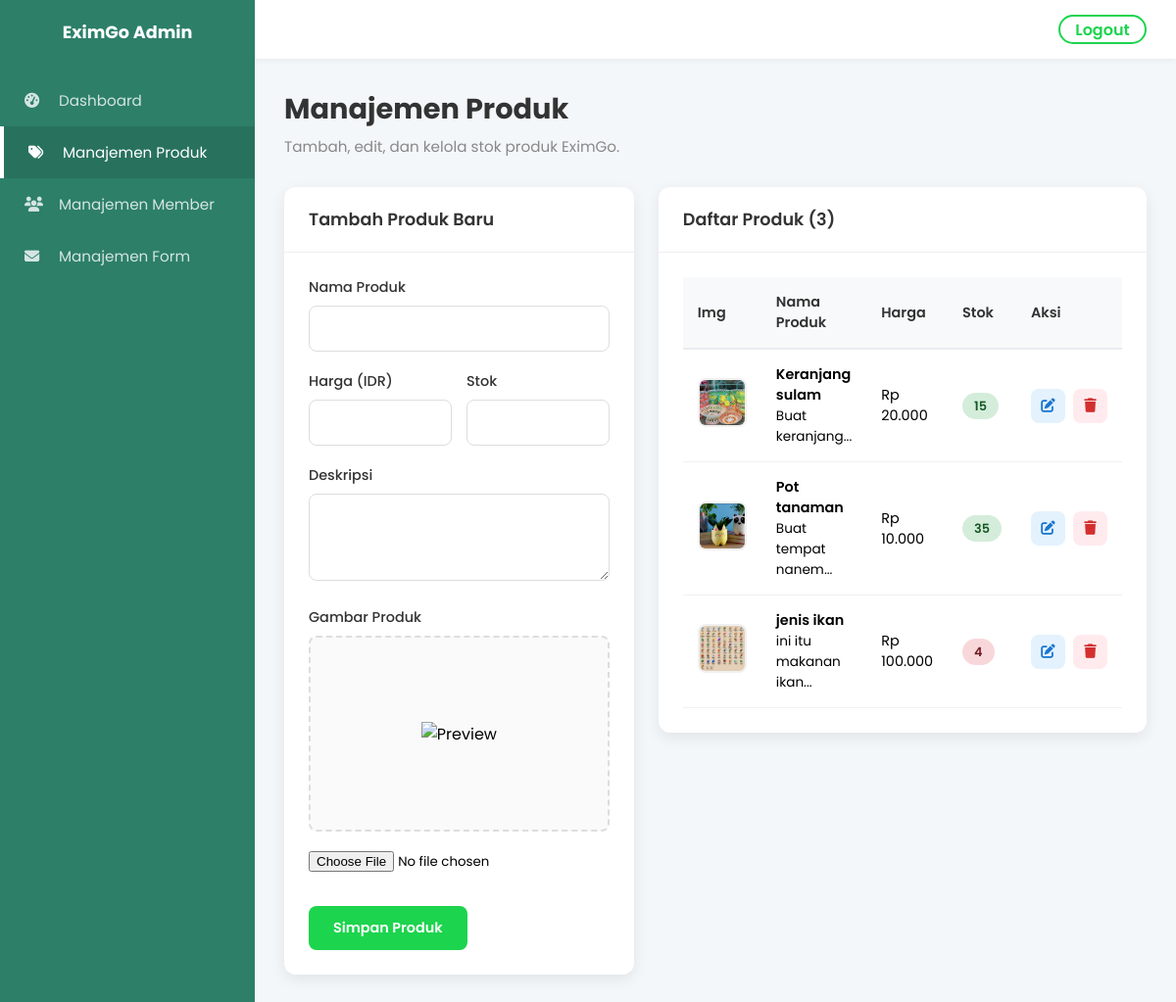
/admin/products.php (signed in), run on an earlier commit of the app's database.
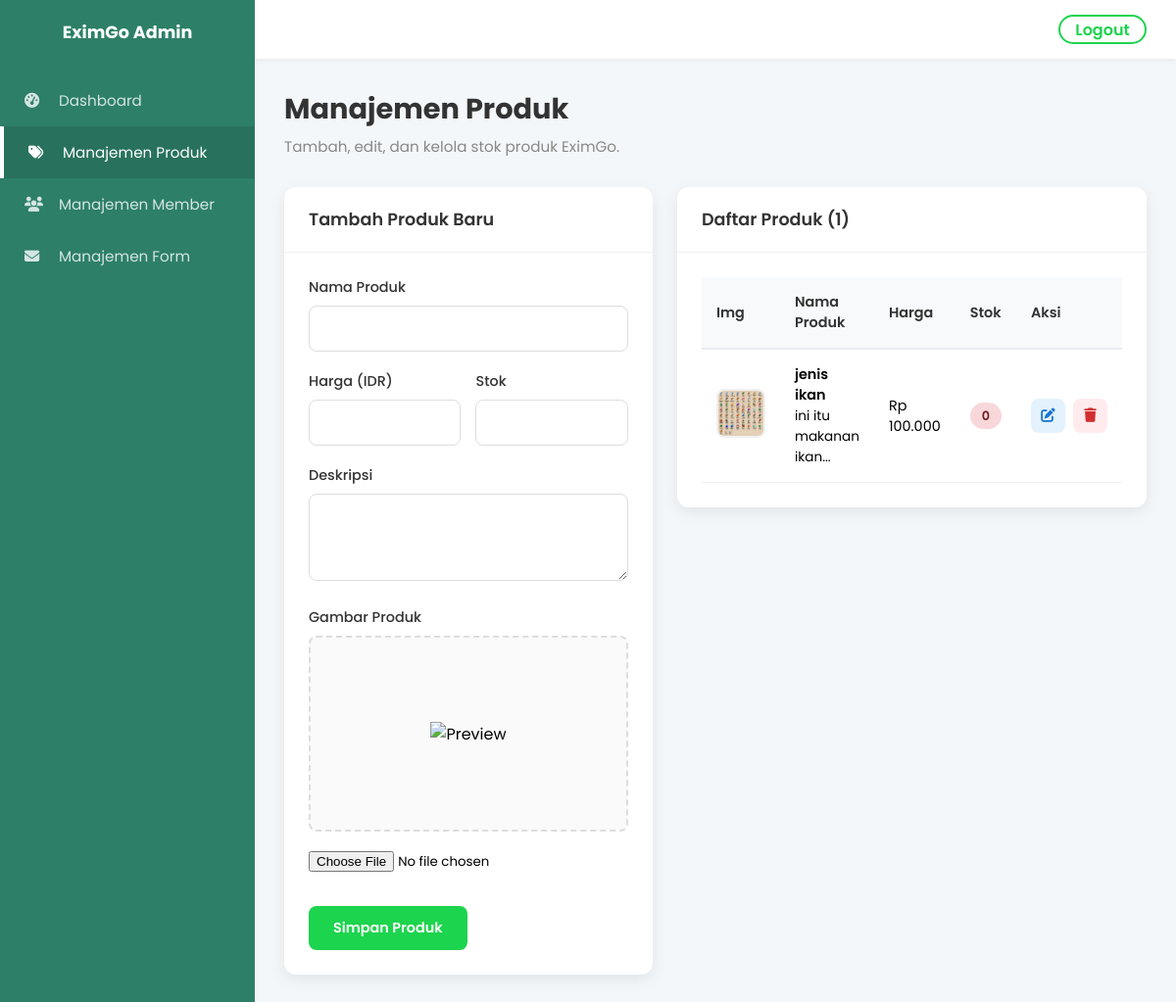
And on a later commit of the database.
### tables this page shows
CREATE TABLE `products` (
  `id` int(11) NOT NULL,
  `name` varchar(150) NOT NULL,
  `description` text DEFAULT NULL,
  `price` decimal(15,2) NOT NULL,
  `stock` int(11) NOT NULL DEFAULT 0,
  `image` varchar(255) DEFAULT NULL,
  `created_at` timestamp NOT NULL DEFAULT current_timestamp()
);

### src/admin/products.php (the view, shortened to what this page needs)
<?php
require_once '../config/database.php';
$edit_mode = false;
$product_data = null;
$products = $pdo->query("SELECT * FROM products ORDER BY id DESC")->fetchAll();
?>
<!DOCTYPE html>
<html lang="id">
<head>
    <link rel="stylesheet" href="../assets/css/products.css">
    <link rel="stylesheet" href="https://cdnjs.cloudflare.com/ajax/libs/font-awesome/6.4.0/css/all.min.css">
</head>
<body>
    <div class="dashboard-container">
        <aside class="sidebar" id="sidebar">
            <div class="brand">
                <div class="brand-text">
                    <span>EximGo Admin</span>
                </div>
            </div>
            <nav class="side-nav">
                <ul>
                    <li><a href="../admin/dashboard.php"><i class="fas fa-tachometer-alt"></i> Dashboard</a></li>
                    <li class="active"><a href="#"><i class="fa-solid fa-tags"></i> Manajemen Produk</a></li>
                    <li><a href="#"><i class="fas fa-users"></i> Manajemen Member</a></li>
                    <li><a href="../admin/form.php"><i class="fa-solid fa-envelope"></i>Manajemen
                            Form</a>
                    </li>
                </ul>
            </nav>
        </aside>
        <main class="main-content">
            <header class="top-bar">
                <div class="right-actions">
                    <a class="logout-btn" href="../index.php">Logout</a>
                </div>
            </header>
            <div class="content-wrapper">
                <div class="page-header">
                    <h1>Manajemen Produk</h1>
                    <p>Tambah, edit, dan kelola stok produk EximGo.</p>
                </div>
                <div class="dashboard-grid">
                    <div class="grid-item form-section">
                        <div class="card">
                            <div class="card-header">
                                <h3><?= $edit_mode ? 'Edit Produk' : 'Tambah Produk Baru' ?></h3>
                            </div>
                            <div class="card-body">
                                <form action="" method="POST" enctype="multipart/form-data">
                                    <div class="form-group">
                                        <label>Nama Produk</label>
                                        <input type="text" name="name" class="form-control"
                                            value="<?= htmlspecialchars($product_data['name'] ?? '') ?>" required>
                                    </div>
                                    <div class="form-row">
                                        <div class="form-group">
                                            <label>Harga (IDR)</label>
                                            <input type="number" name="price" class="form-control"
                                                value="<?= $product_data['price'] ?? '' ?>" required>
                                        </div>
                                        <div class="form-group">
                                            <label>Stok</label>
                                            <input type="number" name="stock" class="form-control"
                                                value="<?= $product_data['stock'] ?? '' ?>" required>
                                        </div>
                                    </div>
                                    <div class="form-group">
                                        <label>Deskripsi</label>
                                        <textarea name="description" class="form-control"
                                            rows="3"><?= htmlspecialchars($product_data['description'] ?? '') ?></textarea>
                                    </div>
                                    <div class="form-group">
                                        <label>Gambar Produk</label>
                                        <div class="image-preview-box">
                                            <img id="imgPreview"
                                                src="../assets/images/uploads/<?= $product_data['image'] ?? 'default-placeholder.png' ?>"
                                                alt="Preview">
                                        </div>
                                        <input type="file" name="image" id="imgInput" accept="image/*"
                                            class="form-control-file">
                                    </div>
                                    <div class="form-actions">
                                        <button type="submit"
                                            class="btn btn-primary"><?= $edit_mode ? 'Update Produk' : 'Simpan Produk' ?></button>
                                    </div>
                                </form>
                            </div>
                        </div>
                    </div>
                    <div class="grid-item table-section">
                        <div class="card">
                            <div class="card-header">
                                <h3>Daftar Produk (<?= count($products) ?>)</h3>
                            </div>
                            <div class="card-body">
                                <div class="table-responsive">
                                    <table class="custom-table">
                                        <thead>
                                            <tr>
                                                <th>Img</th>
                                                <th>Nama Produk</th>
                                                <th>Harga</th>
                                                <th>Stok</th>
                                                <th>Aksi</th>
                                            </tr>
                                        </thead>
                                        <tbody>
                                            <?php if (empty($products)): ?>
                                                <tr>
                                                    <td colspan="5" class="text-center">Belum ada data produk.</td>
                                                </tr>
                                            <?php else: ?>
                                                <?php foreach ($products as $p): ?>
                                                    <tr>
                                                        <td>
                                                            <img src="../assets/images/uploads/<?= $p['image'] ?? 'default.jpg' ?>"
                                                                class="img-thumb">
                                                        </td>
                                                        <td>
                                                            <span class="product-name"
                                                                style="color:black;"><?= htmlspecialchars($p['name']) ?></span><br>
                                                            <small class="text-muted"
                                                                style="color:black;"><?= substr($p['description'], 0, 30) ?>...</small>
                                                        </td>
                                                        <td style="color:black;">Rp
                                                            <?= number_format($p['price'], 0, ',', '.') ?>
                                                        </td>
                                                        <td>
                                                            <?php if ($p['stock'] <= 5): ?>
                                                                <span class="badge badge-danger"><?= $p['stock'] ?></span>
                                                            <?php else: ?>
                                                                <span class="badge badge-success"><?= $p['stock'] ?></span>
                                                            <?php endif; ?>
                                                        </td>
                                                        <td>
                                                            <div class="action-buttons">
                                                                <a href="?edit=<?= $p['id'] ?>" class="btn-icon btn-edit"><i
                                                                        class="fas fa-edit"></i></a>
                                                                <a href="?delete=<?= $p['id'] ?>" class="btn-icon btn-delete"
                                                                    onclick="return confirm('Hapus produk ini permanen?')"><i
                                                                        class="fas fa-trash"></i></a>
                                                            </div>
                                                        </td>
                                                    </tr>
                                                <?php endforeach; ?>
                                            <?php endif; ?>
                                        </tbody>
                                    </table>
                                </div>
                            </div>
                        </div>
                    </div>
                </div>
            </div>
        </main>
    </div>
</body>
</html>

What changed in the data, as far as the page shows it:
removed products: image (picture), name "Keranjang sulam", description "Buat keranjang", price "20.000", stock "15"
removed products: image (picture), name "Pot tanaman", description "Buat tempat nanem", price "10.000", stock "35"
changed products "jenis ikan": stock "4" → "0"
Also different on the page:
count($products): "3" → "1"
